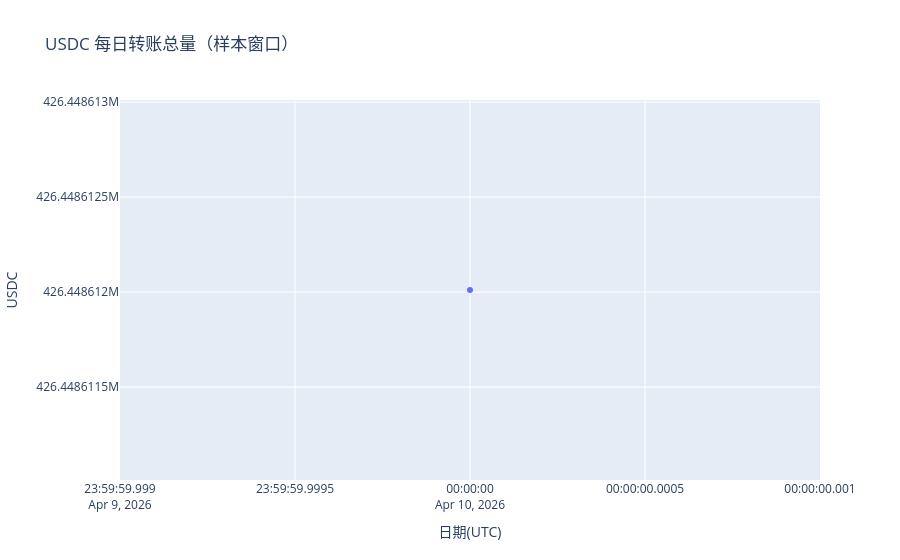
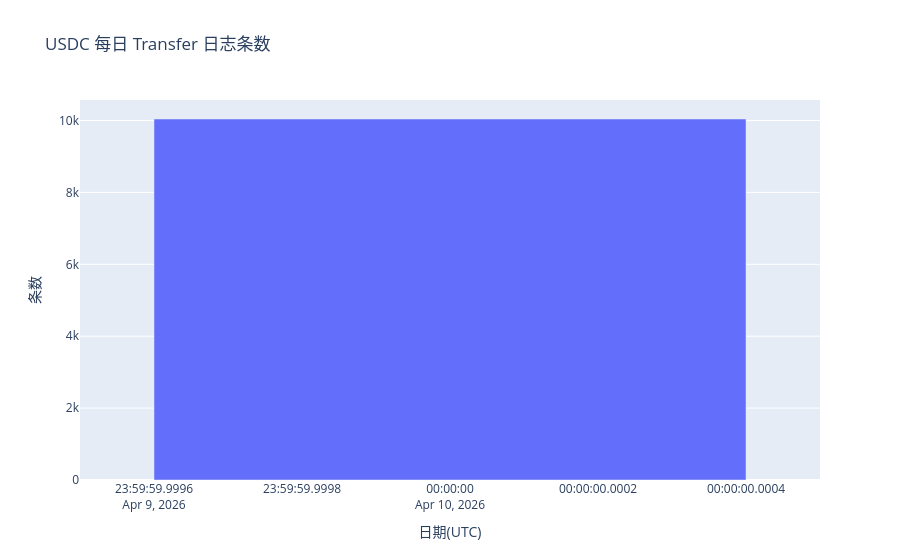

The code cell stored with these charts, in order, in its notebook:
### Code cell
fig_vol = go.Figure(
    data=[
        go.Scatter(
            x=daily_volume["date"].astype(str),
            y=daily_volume["daily_volume_usdc"],
            mode="lines+markers",
            name="每日转账量",
        )
    ]
)
fig_vol.update_layout(title="USDC 每日转账总量（样本窗口）", xaxis_title="日期(UTC)", yaxis_title="USDC")
fig_vol.show()

fig_tx = go.Figure(
    data=[
        go.Bar(
            x=daily_tx["date"].astype(str),
            y=daily_tx["daily_tx_count"],
            name="每日日志条数",
        )
    ]
)
fig_tx.update_layout(title="USDC 每日 Transfer 日志条数", xaxis_title="日期(UTC)", yaxis_title="条数")
fig_tx.show()

### Figure 1 — Plotly figure (JSON) as saved in the notebook; plotly's stock layout.template omitted (floating-point values rounded to 4 significant figures)
{"data": [{"mode": "lines+markers", "name": "每日转账量", "type": "scatter", "x": ["2026-04-10"], "y": [426400000.0]}], "layout": {"title": {"text": "USDC 每日转账总量（样本窗口）"}, "xaxis": {"title": {"text": "日期(UTC)"}}, "yaxis": {"title": {"text": "USDC"}}}}

### Figure 2 — Plotly figure (JSON) as saved in the notebook; plotly's stock layout.template omitted (floating-point values rounded to 4 significant figures)
{"data": [{"name": "每日日志条数", "type": "bar", "x": ["2026-04-10"], "y": [10042]}], "layout": {"title": {"text": "USDC 每日 Transfer 日志条数"}, "xaxis": {"title": {"text": "日期(UTC)"}}, "yaxis": {"title": {"text": "条数"}}}}
